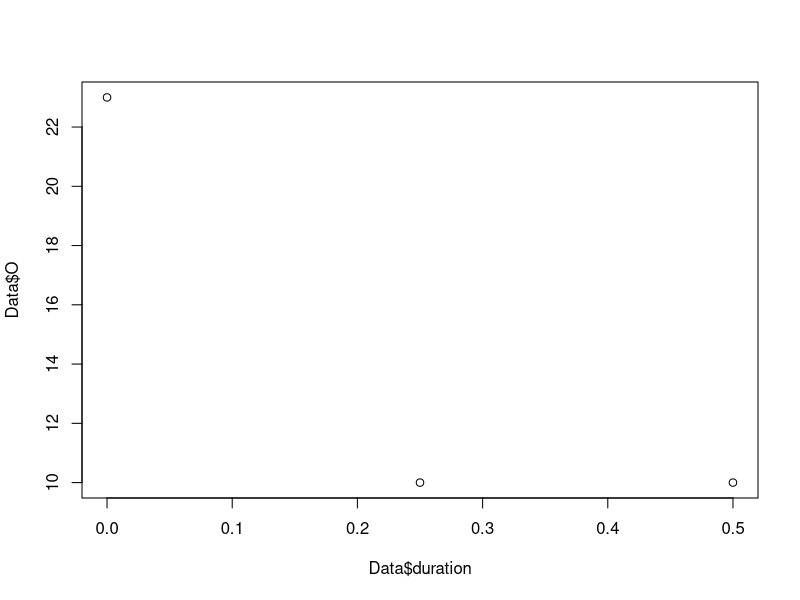
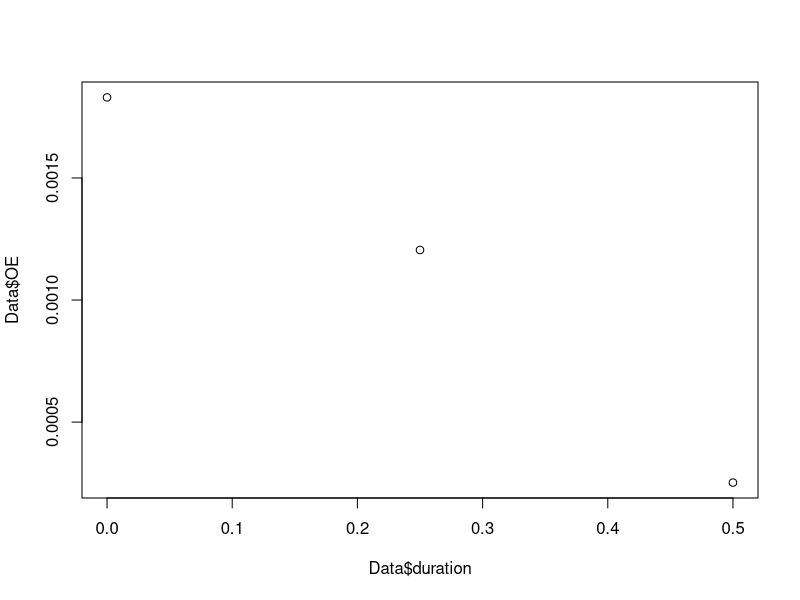

Source code (R) for these figures, in order: (Note: this script raises an error after producing the figures.)
######################################################
####               PAKKER OG DATA                 ####
######################################################
library(tidyverse)
library(ggplot2)
library(dplyr)
library(stats)
library(splines)
library(hexbin)


#Indlæs data:
Data <- read_csv("Data/LY/LYSD.csv")

# Opret variabel OE-rater
Data$OE <- Data$O / Data$E

# Vis data og opsummering
#view(Data)
summary(Data)


######################################################
####          CENTRERING AF COVARIATER            ####
######################################################


############# OVERVEJ DET VENSTRE ENDEPUNKT ####################

# Centrering af 'duration'
midpointsduration<-c((unique(Data$duration)[-1]+unique(Data$duration)[-length(unique(Data$duration))])/2,unique(Data$duration)[length(unique(Data$duration))])
Data$duration_centered<-midpointsduration[match(Data$duration, unique(Data$duration))]



######################################################
####            VISUALISERING AF DATA             ####
######################################################
plot(y=Data$O, x=Data$duration)
plot(y=Data$OE, x=Data$duration)


######################################################
####                  Residualplots               ####
######################################################

residplotduration<-function(model){qplot(Data$duration, .stdresid,data = model)+
    geom_smooth(method = "loess", size = 1, formula = y ~ x) +
    xlab("duration") +
    ylab("fitted values")}

residplotduration(glm_linear_1)

######################################################
####                  GLM MODELLER                ####
######################################################
glm_linear_1 <- glm(O ~ duration, offset = log(E), 
                    family = poisson, data = Data)


######################################################
####         Prædictions- og residualplot         ####
######################################################
#Indsæt den valgte model: 
model <- glm_linear_1

#Prædiktionsplot
Data$predicted_O <- predict(model, type="response")
predplot<-function(model){Data$predicted_O <- predict(model, type="response")
Data$predicted_OE <- Data$predicted_O/Data$E
# Beregn OE-rater med de korrekte E-værdier

# Plot OE-rates over age
plot(Data$duration, Data$OE, 
     col = "blue", 
     pch = 1, 
     xlab = "Duration",
     ylab = "OE Rate",
     main = "OE-rates with additive model over Duration")
lines(Data$duration, Data$predicted_OE, col = "red", lwd = 2)}

residplotduration(model)
predplot(model)

######################################################
####                  POLYNIMIER                  ####
######################################################

glm_poly_1 <- glm(O ~ poly(duration, 1), offset = log(E), 
                  family = poisson, data = Data)

glm_poly_2 <- glm(O ~ poly(duration, 2), offset = log(E), 
                  family = poisson, data = Data)

AIC(glm_linear_1,glm_poly_1,glm_poly_2)


######################################################
####                    SPLINES                   ####
######################################################
glm_splines_2 <- glm(O ~  ns(duration, df = 3), offset = log(E), 
                     family = poisson, data = Data)
glm_splines_3 <- glm(O ~  ns(duration, df = 4), offset = log(E), 
                     family = poisson, data = Data)
glm_splines_4 <- glm(O ~  ns(duration, df = 5), offset = log(E), 
                     family = poisson, data = Data)
glm_splines_5 <- glm(O ~  ns(duration, df = 5), offset = log(E), 
                     family = poisson, data = Data)
glm_splines_6 <- glm(O ~  ns(duration, df = 5), offset = log(E), 
                     family = poisson, data = Data)




######################################################
####         Prædictions- og residualplot         ####
######################################################
#Indsæt den valgte model: 
model <- glm_poly_2

#Prædiktionsplot
Data$predicted_O <- predict(model, type="response")
predplot<-function(model){Data$predicted_O <- predict(model, type="response")
Data$predicted_OE <- Data$predicted_O/Data$E
# Beregn OE-rater med de korrekte E-værdier

# Plot OE-rates over age
plot(Data$duration, Data$OE, 
     col = "blue", 
     pch = 1, 
     xlab = "Duration",
     ylab = "OE Rate",
     main = "OE-rates with additive model over Duration")
lines(Data$duration, Data$predicted_OE, col = "red", lwd = 2)}

residplotduration(model)
predplot(model)


######################################################
####         Prædictions- og residualplot         ####
######################################################
#Indsæt den valgte model: 
model <- glm_splines_2

#Prædiktionsplot
Data$predicted_O <- predict(model, type="response")
predplot<-function(model){Data$predicted_O <- predict(model, type="response")
Data$predicted_OE <- Data$predicted_O/Data$E
# Beregn OE-rater med de korrekte E-værdier

# Plot OE-rates over age
plot(Data$duration, Data$OE, 
     col = "blue", 
     pch = 1, 
     xlab = "Duration",
     ylab = "OE Rate",
     main = "OE-rates with additive model over Duration")
lines(Data$duration, Data$predicted_OE, col = "red", lwd = 2)}

residplotduration(model)
predplot(model)


AIC(glm_linear_1,glm_poly_2,glm_splines_2,glm_splines_3,glm_splines_4,glm_splines_5,glm_splines_6)






